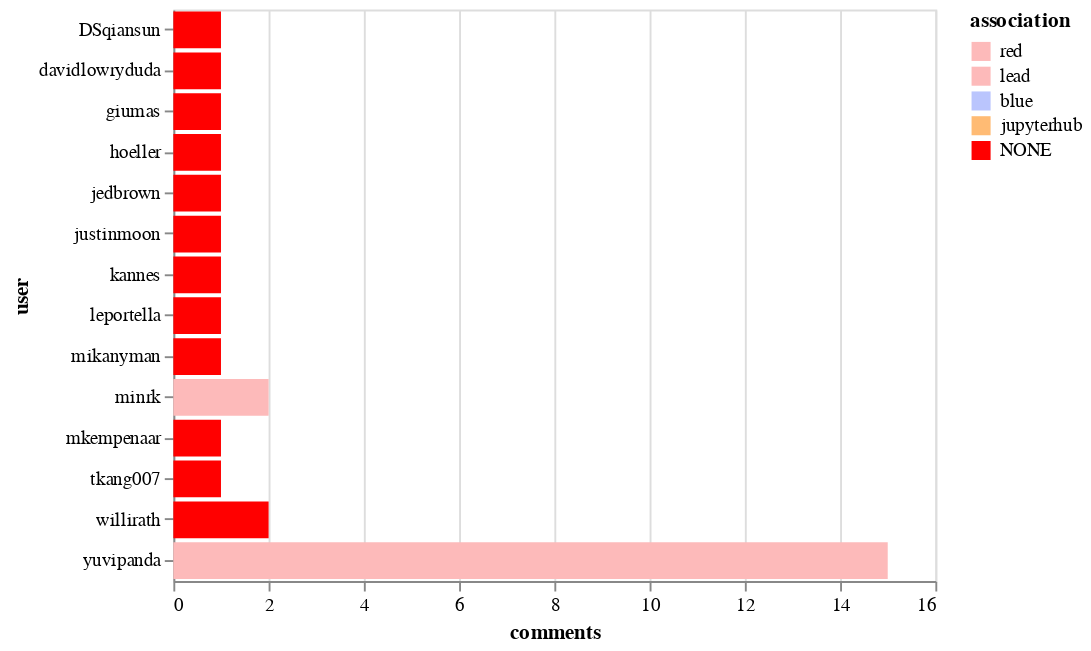

The notebook cell saved with this chart:
### Markdown cell above
## Top commenters

### Code cell
alt.Chart(top_commenters).mark_bar().encode(
    x='comments',
    y='user',
    color=alt.Color('association', sort=["CONTRIBUTOR", "MEMBER", "NONE"], scale=color_scale)
)

### Figure 1 — Vega-Lite specification as saved in the notebook (floating-point values rounded to 4 significant figures)
{"$schema": "https://vega.github.io/schema/vega-lite/v2.6.0.json", "config": {"view": {"height": 300, "width": 400}}, "data": {"name": "data-29eb7f6c1d14e6f9fa3efa88d6f5036e"}, "datasets": {"data-29eb7f6c1d14e6f9fa3efa88d6f5036e": [{"association": "red", "comments": 15, "user": "yuvipanda"}, {"association": "NONE", "comments": 2, "user": "willirath"}, {"association": "lead", "comments": 2, "user": "minrk"}, {"association": "NONE", "comments": 1, "user": "tkang007"}, {"association": "NONE", "comments": 1, "user": "mkempenaar"}, {"association": "NONE", "comments": 1, "user": "mikanyman"}, {"association": "NONE", "comments": 1, "user": "leportella"}, {"association": "NONE", "comments": 1, "user": "kannes"}, {"association": "NONE", "comments": 1, "user": "justinmoon"}, {"association": "NONE", "comments": 1, "user": "jedbrown"}, {"association": "NONE", "comments": 1, "user": "hoeller"}, {"association": "NONE", "comments": 1, "user": "giumas"}, {"association": "NONE", "comments": 1, "user": "davidlowryduda"}, {"association": "NONE", "comments": 1, "user": "DSqiansun"}]}, "encoding": {"color": {"field": "association", "scale": {"domain": ["red", "lead", "blue", "jupyterhub", "NONE"], "range": ["#fdbaba", "#fdbaba", "#bac5fd", "#ffbb74", "red"]}, "sort": ["CONTRIBUTOR", "MEMBER", "NONE"], "type": "nominal"}, "x": {"field": "comments", "type": "quantitative"}, "y": {"field": "user", "type": "nominal"}}, "mark": "bar"}
